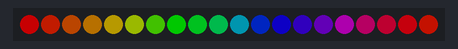
Recording of a sketch running on a simulated Arduino Uno, built with avr-gcc and run on an emulated ATmega328P. On the bench: 20 RGB LEDs in strip order, left to right. Dim RGB values are drawn brighter than linear; random numbers use the default seed unless the sketch sets one.

Above: at 3.1 s.
At 8.1 s:
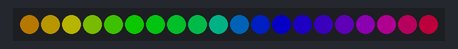
At 12.1 s:
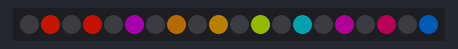
At 21.1 s:
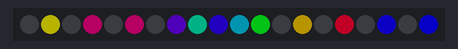
At 30.1 s:
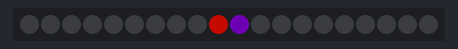
At 39.2 s:
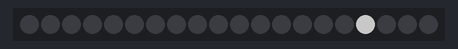

Measured:
- what the display in image 1 shows lasts 0.5 s, from 8.0 s to 8.5 s

The sketch:

ARGBfan3.ino
```cpp
#include <FastLED.h>

FASTLED_USING_NAMESPACE

#if defined(FASTLED_VERSION) && (FASTLED_VERSION < 3001000)
#warning "Requires FastLED 3.1 or later; check github for latest code."
#endif

#define DATA_PIN    3
#define LED_TYPE    WS2811
#define COLOR_ORDER GRB
#define NUM_LEDS    20
CRGB leds[NUM_LEDS];

#define BRIGHTNESS          100
#define COLOR_WAVE_DELAY    500
#define FLASH_DELAY         500
#define PARTIAL_ON_DELAY    500
#define ODD_EVEN_DELAY      500

void setup() {
    delay(3000); // 3 second delay for recovery
    FastLED.addLeds<LED_TYPE, DATA_PIN, COLOR_ORDER>(leds, NUM_LEDS).setCorrection(TypicalLEDStrip);
    FastLED.setBrightness(BRIGHTNESS);
    randomSeed(analogRead(0)); // Initialize random seed
}

void rainbow() {
    fill_rainbow(leds, NUM_LEDS, random(255), random(5, 15));
    FastLED.show();
    delay(COLOR_WAVE_DELAY);
}

void flashRandom() {
    for (int i = 0; i < NUM_LEDS; i++) {
        leds[i] = CRGB::Black;
    }
    int randomLED = random(NUM_LEDS);
    leds[randomLED] = CRGB::White;
    FastLED.show();
    delay(FLASH_DELAY);
    leds[randomLED] = CRGB::Black;
    FastLED.show();
    delay(FLASH_DELAY);
}

void partialOn() {
    int start = random(NUM_LEDS);
    int end = random(start, NUM_LEDS);
    for (int i = start; i <= end; i++) {
        leds[i] = CHSV(random(255), 255, 255);
    }
    FastLED.show();
    delay(PARTIAL_ON_DELAY);
    for (int i = start; i <= end; i++) {
        leds[i] = CRGB::Black;
    }
    FastLED.show();
    delay(PARTIAL_ON_DELAY);
}

void oddEvenAlternating() {
    for (int i = 0; i < NUM_LEDS; i++) {
        if (i % 2 == 0) {
            leds[i] = CHSV(random(255), 255, 255);
        } else {
            leds[i] = CRGB::Black;
        }
    }
    FastLED.show();
    delay(ODD_EVEN_DELAY);
    for (int i = 0; i < NUM_LEDS; i++) {
        if (i % 2 != 0) {
            leds[i] = CHSV(random(255), 255, 255);
        } else {
            leds[i] = CRGB::Black;
        }
    }
    FastLED.show();
    delay(ODD_EVEN_DELAY);
}

void loop() {
    // Execute different patterns based on a random choice
    int pattern = random(4);

    switch (pattern) {
        case 0:
            rainbow();
            break;
        case 1:
            flashRandom();
            break;
        case 2:
            partialOn();
            break;
        case 3:
            oddEvenAlternating();
            break;
    }
}
```
